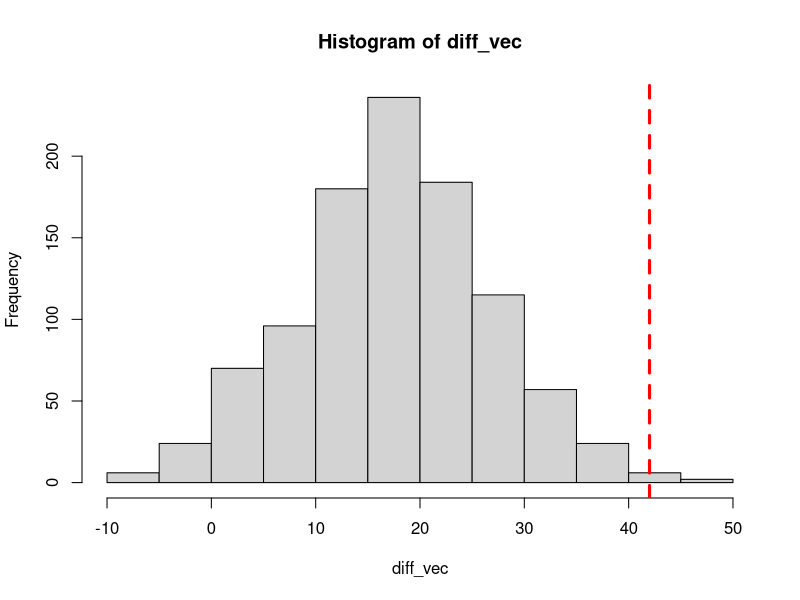

This chart was generated by the following R code:
## ---- chunk 1
raise_rate=0.193
num_men=312
num_women=216

menraise=sample(c("RAISE", "NO"), num_men, replace=TRUE, prob=c(raise_rate, 1-raise_rate))
womenraise=sample(c("RAISE", "NO"), num_women, replace=TRUE, prob=c(raise_rate, 1-raise_rate))

d=length(which(menraise=="RAISE"))-length(which(womenraise=="RAISE"))
print(d)
## ---- chunk 2
observed_diff=42

diff_vec=rep(NA,1000)

for(i in 1:1000){
	menraise=sample(c("RAISE", "NO"), num_men, replace=TRUE, prob=c(raise_rate, 1-raise_rate))
	womenraise=sample(c("RAISE", "NO"), num_women, replace=TRUE, prob=c(raise_rate, 1-raise_rate))
	d=length(which(menraise=="RAISE"))-length(which(womenraise=="RAISE"))
	diff_vec[i]=d
}	
hist(diff_vec)
abline(v = observed_diff, col="red", lwd=3, lty=2)
print(observed_diff)
## ---- chunk 3
length(which(diff_vec>=observed_diff))/1000
